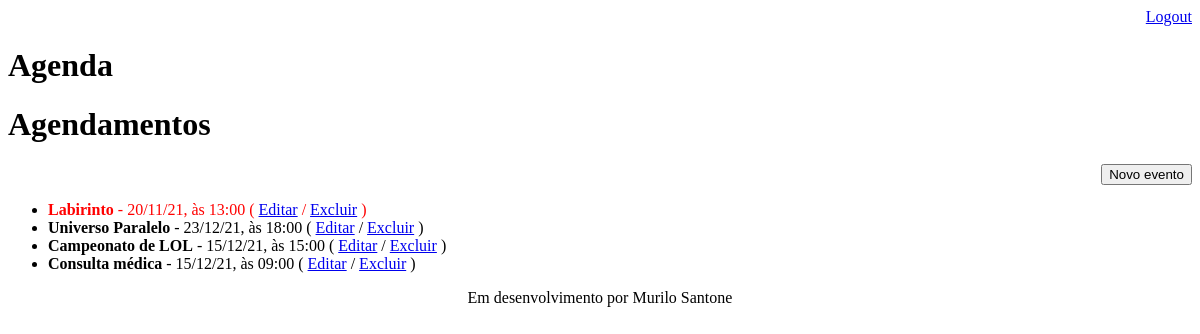
The page /agenda/ (signed in) on the database as committed earlier.
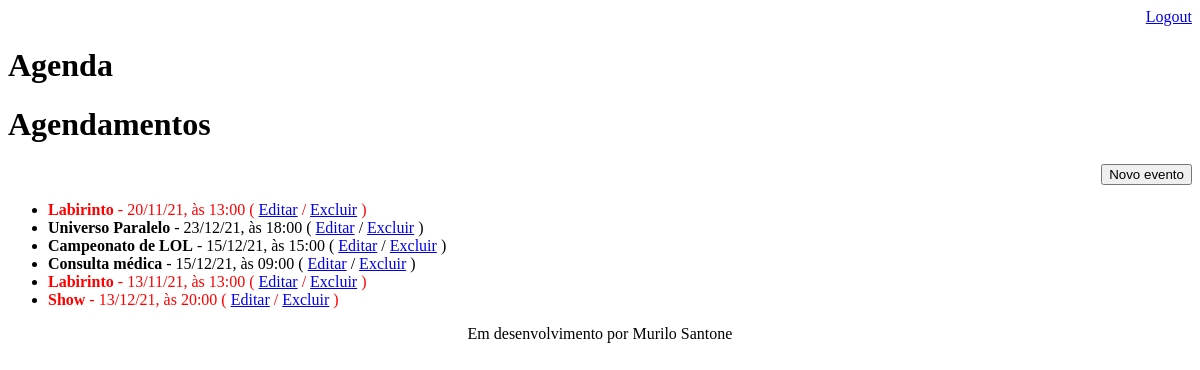
The same page on the database as committed later.
### core/models.py (models this page shows, shortened)
class Evento(models.Model):
    titulo = models.CharField(max_length=100)
    descricao = models.TextField(blank=True, null=True)
    data_evento = models.DateTimeField(verbose_name="Data do evento")
    data_criacao = models.DateTimeField(auto_now=True)
    usuario = models.ForeignKey(User, on_delete=models.CASCADE)
    class Meta:
        db_table = 'evento'
    def get_data_evento(self):
        return self.data_evento.strftime('%d/%m/%y, às %H:%M')
    def get_evento_atrasado(self):
        if self.data_evento < datetime.now():
            return True
        else:
            return False

### core/views.py (the view)
# urls.py: path('agenda/', views.lista_eventos),
@login_required(login_url='/login/')
def lista_eventos(request):
    usuario = request.user
    eventos = Evento.objects.filter(usuario=usuario)
    dados = {'eventos': eventos}
    return render(request, 'agenda.html', dados)

### templates/agenda.html
{% extends "model-page.html" %}
{% block content %}
<h1>Agendamentos</h1>
    <div align="right">
        <a href="evento/">
            <button type="button">Novo evento</button>
        </a>
    </div>
    <ul>
    {% for evento in eventos %}
        <li>
            <div style= {% if evento.get_evento_atrasado %}
                                "color:red"
                        {% endif %}>
                <b>{{ evento.titulo }}</b> - {{ evento.get_data_evento }}
                ( <a href="evento/?id={{ evento.id }}">Editar</a> / <a href="evento/delete/{{ evento.id }}">Excluir</a> )
            </div>
        </li>
    {% endfor %}
    </ul>
{% endblock %}

Rows that differ between the two databases and show on the page:
added Evento: titulo "Labirinto", get_data_evento "13/11/21, às 13:00"
added Evento: titulo "Show", get_data_evento "13/12/21, às 20:00"
